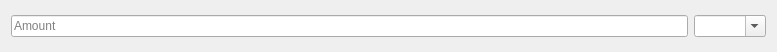
<?xml version="1.0" encoding="UTF-8"?>
<ui version="4.0">
 <class>amountEditor</class>
 <widget class="QWidget" name="amountEditor">
  <property name="enabled">
   <bool>true</bool>
  </property>
  <property name="geometry">
   <rect>
    <x>0</x>
    <y>0</y>
    <width>777</width>
    <height>52</height>
   </rect>
  </property>
  <property name="windowTitle">
   <string notr="true"/>
  </property>
  <property name="locale">
   <locale language="English" country="UnitedStates"/>
  </property>
  <layout class="QHBoxLayout" name="horizontalLayout">
   <item>
    <widget class="QLineEdit" name="amountLineEdit">
     <property name="sizePolicy">
      <sizepolicy hsizetype="Expanding" vsizetype="Fixed">
       <horstretch>5</horstretch>
       <verstretch>0</verstretch>
      </sizepolicy>
     </property>
     <property name="placeholderText">
      <string>Amount</string>
     </property>
    </widget>
   </item>
   <item>
    <widget class="QComboBox" name="unitComboBox">
     <property name="sizePolicy">
      <sizepolicy hsizetype="Preferred" vsizetype="Fixed">
       <horstretch>0</horstretch>
       <verstretch>0</verstretch>
      </sizepolicy>
     </property>
     <property name="editable">
      <bool>true</bool>
     </property>
     <property name="insertPolicy">
      <enum>QComboBox::InsertAlphabetically</enum>
     </property>
    </widget>
   </item>
  </layout>
 </widget>
 <resources/>
 <connections/>
</ui>
